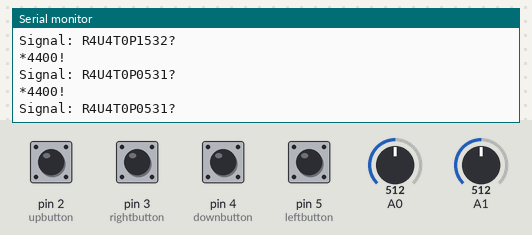
The sketch below on a simulated Arduino Mega 2560, built for the host (arithmetic inside an expression is 32-bit, double 64-bit). Shown: the last lines printed to the serial monitor. The test bench sets the inputs (shaded band); at power-on: pin 3 (rightbutton), pin 5 (leftbutton) HIGH, pin 2 (upbutton), pin 4 (downbutton) LOW, A0 = 512, A1 = 512.

Above: at 1.2 s.
1.3 s: A0 set to 716
At 1.36 s:
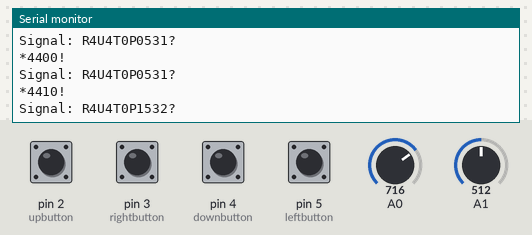
2.8 s: A1 set to 716
At 2.97 s:
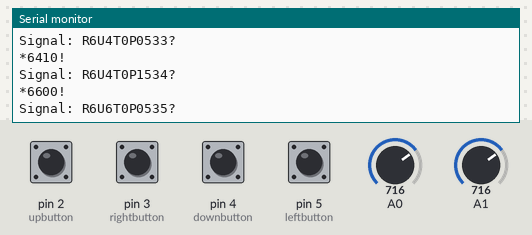
4.3 s: pin 3 (rightbutton) pulled LOW for 0.15 s
At 4.58 s:
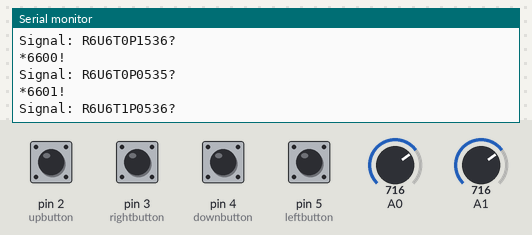
5.9 s: pin 4 (downbutton) pulled HIGH for 1 s
At 6.6 s:
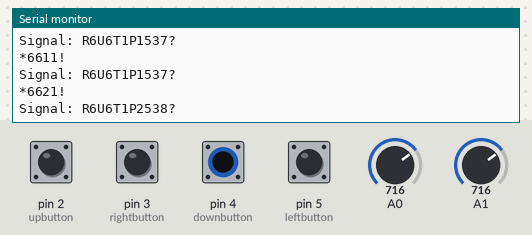
8.4 s: pin 3 (rightbutton) pulled LOW for 1 s
At 8.61 s:
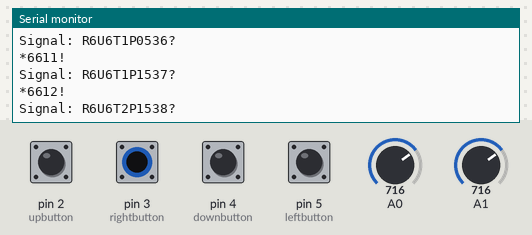
10.9 s: pin 5 (leftbutton) pulled LOW for 0.15 s
At 11.22 s:
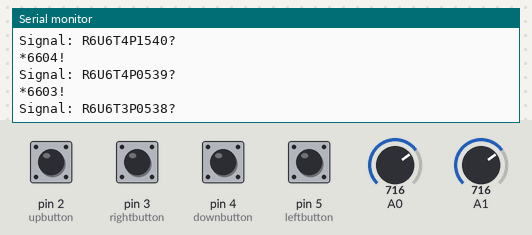
Timing chart, 0 to 13.5 s (numbered marks = the images above; inputs shaded):
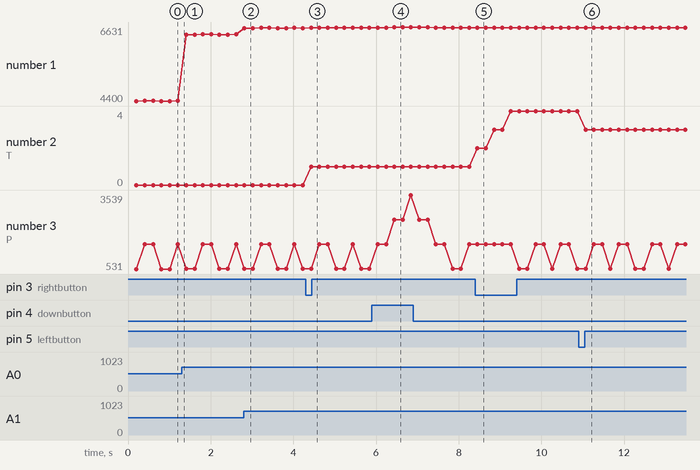

The sketch:

gamepad_code.ino
```cpp
//edit

#define upbutton 2
#define rightbutton 3
#define downbutton 4
#define leftbutton 5
int xMap,yMap,tMap,pMap,sensorValueX,sensorValueY = 0;
long long timer2, timer3, timer4 = 0;
String cmd = "*1234!";
int bounceDelay = 350;
char message [10];
int ascii_sum;
String sum_str;

void setup()
{
  Serial.begin(9600);
  Serial1.begin(9600);
  Serial2.begin(9600);
  while (!Serial.read());
  while (!Serial1.read()); // Wait for serial to setup
  while (!Serial2.read()); // Wait for serial to setup
}

void loop(){
  sensorValueX = analogRead(A0);
  sensorValueY = analogRead(A1);
  xMap = map(sensorValueX, 0, 1023, 0, 9);
  yMap = map(sensorValueY, 0, 1023, 0, 9);


  //Reading the left, right, up and down buttons
  if((digitalRead(leftbutton) == LOW) && tMap > 1) {
    if (millis()-timer3 > bounceDelay){
      tMap--;
      timer3 = millis();
    }
  }
  else if ((digitalRead(rightbutton)== LOW) && tMap < 9) {
    if (millis()-timer3 > bounceDelay){
      tMap++;
      timer3 = millis();
    }
  }
  else if((digitalRead(downbutton) == LOW) && pMap > 0) {
    if (millis()-timer4 > bounceDelay){
      pMap--;
      timer4 = millis();
    }
  }
  else if ((digitalRead(upbutton)== LOW) && pMap < 9) {
    if (millis()-timer4 > bounceDelay){
      pMap++;
      timer4 = millis();
    }
  }
  if(millis() - timer2 > 200){
    timer2 = millis();
    cmd = updatedCmd();
    Serial.println(cmd);
    //strcpy(message, cmd.c_str());
    Serial1.print(cmd);
    Serial2.print(cmd);
    transmit();
  }

}

String updatedCmd(){
  String cmd = "*" + String(xMap) + String(yMap) + String(pMap) + String(tMap) + "!";
  return cmd;
}

void transmit(){

    ascii_sum = 'R' + (xMap + '0') + 'U' + (yMap + '0') + 'T' + (tMap + '0') + 'P' + (pMap + '0'); // Checksum
    sum_str = "R" + String(xMap) + "U" + String(yMap) + "T" + String(tMap) + "P" + String(pMap) + String(ascii_sum) + "?"; //payload + checksum
    strcpy(message, sum_str.c_str());
    Serial2.write(message);
    Serial.print("Signal: ");
    Serial.println(message);
    //blocking function, no need to wait for delay if use flush
    Serial2.flush();
}
```

Measured:
- after the input at 2.8 s, the serial monitor: prints a new line at once (image 2)
- after the input at 4.3 s, the serial monitor: prints a new line after 0.13 s (image 3)
- after the input at 5.9 s, the serial monitor: prints a new line after 0.54 s (image 4)
- after the input at 8.4 s, the serial monitor: prints a new line after 0.05 s (image 5)
- after the input at 10.9 s, the serial monitor: prints a new line after 0.17 s (image 6)
- plotted number 1: 4410 → 6410 after the input at 1.3 s, 6410 → 6600 after the input at 2.8 s, 6600 → 6601 after the input at 4.3 s, 6611 → 6604 after the input at 8.4 s
- plotted number 2: 0 → 1 after the input at 4.3 s, 1 → 4 after the input at 8.4 s
- plotted number 3: 1532 → 1534 after the input at 1.3 s, 1534 → 535 after the input at 2.8 s, 535 → 536 after the input at 4.3 s, 1537 → 539 after the input at 8.4 s
